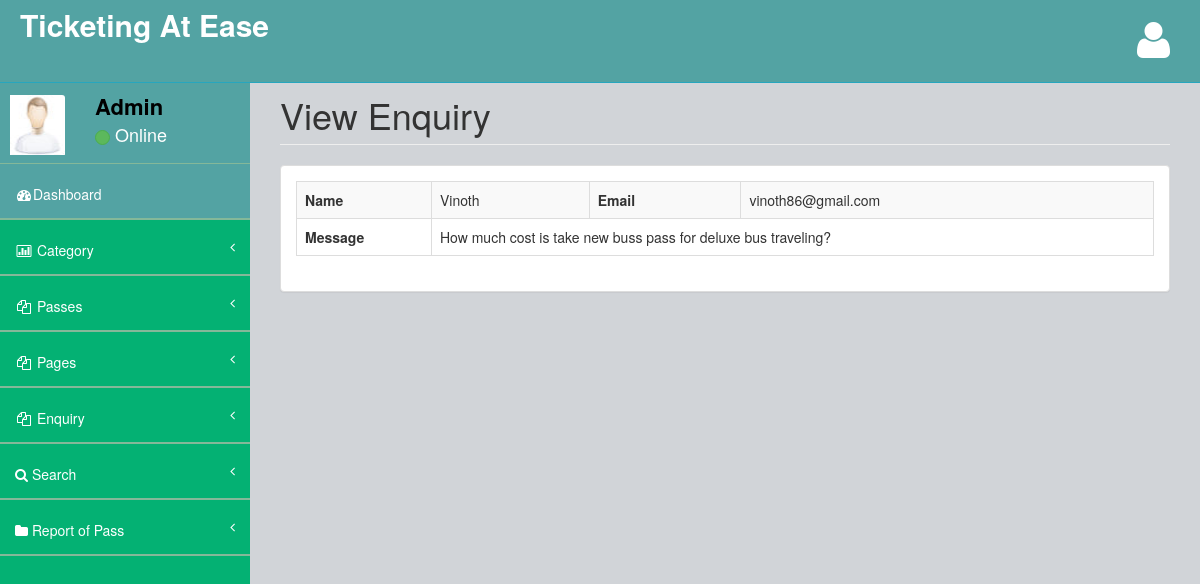
Screenshot of /admin/view-enquiry.php?viewid=3 (signed in) with the database file from the repository.
### tables this page shows
CREATE TABLE `tblcontact` (
  `ID` int(10) NOT NULL,
  `Name` varchar(200) DEFAULT NULL,
  `Email` varchar(200) DEFAULT NULL,
  `Message` mediumtext DEFAULT NULL,
  `EnquiryDate` timestamp NOT NULL DEFAULT current_timestamp(),
  `IsRead` int(5) DEFAULT NULL
);

### admin/view-enquiry.php (the view, shortened to what this page needs)
<?php
include('includes/dbconnection.php');
if (strlen($_SESSION['bpmsaid'] == 0)) {
    header('location:logout.php');
} else {
    $vid = $_GET['viewid'];
?>
    <!DOCTYPE html>
    <html>
    <head>
        <link href="assets/plugins/bootstrap/bootstrap.css" rel="stylesheet" />
        <link href="assets/font-awesome/css/font-awesome.css" rel="stylesheet" />
        <link href="assets/plugins/pace/pace-theme-big-counter.css" rel="stylesheet" />
        <link href="assets/css/style.css" rel="stylesheet" />
        <link href="assets/css/main-style.css" rel="stylesheet" />
        <link href="assets/plugins/dataTables/dataTables.bootstrap.css" rel="stylesheet" />
    </head>
    <body>
        <div id="wrapper">
            <?php include_once('includes/header.php'); ?>
            <?php include_once('includes/sidebar.php'); ?>
            <div id="page-wrapper">
                <div class="row">
                    <div class="col-lg-12">
                        <h1 class="page-header">View Enquiry</h1>
                    </div>
                </div>
                <div class="row">
                    <div class="col-lg-12">
                        <div class="panel panel-default">
                            <div class="panel-body">
                                <div class="table-responsive">
                                    <?php
                                    $sql = "SELECT * from  tblcontact where ID=$vid";
                                    $query = $dbh->prepare($sql);
                                    $query->execute();
                                    $results = $query->fetchAll(PDO::FETCH_OBJ);
                                    $cnt = 1;
                                    if ($query->rowCount() > 0) {
                                        foreach ($results as $row) {               ?>
                                            <table border="1" class="table table-bordered table-striped table-vcenter js-dataTable-full-pagination">
                                                <tr>
                                                    <th scope>Name</th>
                                                    <td><?php echo ($row->Name); ?></td>
                                                    <th scope>Email</th>
                                                    <td><?php echo ($row->Email); ?></td>
                                                </tr>
                                                <tr>
                                                    <th>Message</th>
                                                    <td colspan="4"><?php echo ($row->Message); ?></td>
                                                </tr>
                                            </table><?php $cnt = $cnt + 1;
                                                }
                                            } ?>
                                </div>
                            </div>
                        </div>
                    </div>
                </div>
            </div>
        </div>
    </body>
    </html>
<?php }  ?>

### admin/includes/sidebar.php (shortened to what this page needs)
<?php
include('includes/dbconnection.php');
?>
        <nav class="navbar-default navbar-static-side" role="navigation">
            <div class="sidebar-collapse">
                <ul class="nav" id="side-menu">
                    <li>
                        <div class="user-section">
                            <div class="user-section-inner">
                                <img src="assets/img/user.jpg" alt="">
                            </div>
                            <div class="user-info">
                                <?php
$aid=$_SESSION['bpmsaid'];
$sql="SELECT AdminName from  tbladmin where ID=:aid";
$query = $dbh -> prepare($sql);
$query->bindParam(':aid',$aid,PDO::PARAM_STR);
$query->execute();
$results=$query->fetchAll(PDO::FETCH_OBJ);
$cnt=1;
if($query->rowCount() > 0)
{
foreach($results as $row)
{               ?>
                                <div><strong><?php  echo $row->AdminName;?></strong></div>
                                <div class="user-text-online">
                                    <span class="user-circle-online btn btn-success btn-circle "></span>&nbsp;Online
                                </div>
                            </div>
                            <?php $cnt=$cnt+1;}} ?>
                        </div>
                    </li>
                    <li class="selected">
                        <a href="dashboard.php"><i class="fa fa-dashboard fa-fw"></i>Dashboard</a>
                    </li>
                    <li>
                        <a href="#"><i class="fa fa-bar-chart-o fa-fw"></i> Category<span class="fa arrow"></span></a>
                    </li>
                    <li>
                        <a href="#"><i class="fa fa-files-o fa-fw"></i> Passes<span class="fa arrow"></span></a>
                    </li>
                    <li>
                        <a href="#"><i class="fa fa-files-o fa-fw"></i> Pages<span class="fa arrow"></span></a>
                    </li>
                    <li>
                        <a href="#"><i class="fa fa-files-o fa-fw"></i> Enquiry<span class="fa arrow"></span></a>
                    </li>
                    <li>
                        <a href="search-pass.php"><i class="fa fa-search"></i>  Search<span class="fa arrow"></span></a>
                        </li>
                        <li>
                        <a href="pass-bwdates-report.php"><i class="fa fa-folder"></i>  Report of Pass<span class="fa arrow"></span></a>
                        </li>
                </ul>
            </div>
        </nav>

### admin/assets/css/style.css (style rules this page uses)
body { background-color: #f8f8f8; }
#wrapper { width: 100%; margin-top: 55px!important; background-color:#04B173; }
#page-wrapper { padding: 0 15px; min-height: 568px; background-color:rgb(209, 212, 216); }
.navbar-static-side ul li { border-bottom:1px solid #84B899 !important; }
.arrow { float: right; }
.fa.arrow:before { content: "\f104"; }
@media (min-width:768px) { .navbar-static-side { z-index: 1; position: absolute; width: 250px; } }
.btn-circle { width: 30px; height: 30px; padding: 6px 0; border-radius: 15px; text-align: center; font-size: 12px; line-height: 1.428571429; }

### admin/assets/css/main-style.css (style rules this page uses)
.user-section-inner { height: 65px; width: 65px; -moz-border-radius: 3px; -webkit-border-radius: 3px; border-radius: 3px; overflow: hidden; display: inline-block; float: left; margin-right: 15px; margin-top: 20px; }
.user-section-inner img { margin-left:10px; width:55px; height:60px; }
.user-info { display: block; color:#000!important; display: inline-block; padding: 15px; margin-bottom: 0px }
.user-text-online { font-size:18px; color:#fff }
.user-circle-online { width: 15px!important; height: 15px!important; }
.nav > li > a { padding: 20px 15px; }
#side-menu { background-color:#04B173; }
#side-menu a { color:#fff; border-bottom: 1px solid #84B899 !important; height: 55px; }
.selected { background-color:rgb(83, 163, 163); }
.navbar-default { border-color: #27A6BE; }
@media (min-width:768px) { #page-wrapper { position: inherit; margin: 0 0 0 250px; padding: 0 30px; min-height: 1000px; } }

### rows the page displays
tblcontact: Name "Vinoth", Email "vinoth86@gmail.com", Message "How much cost is take new buss pass for deluxe bus traveling?"

### other values shown
$row->AdminName "Admin"
